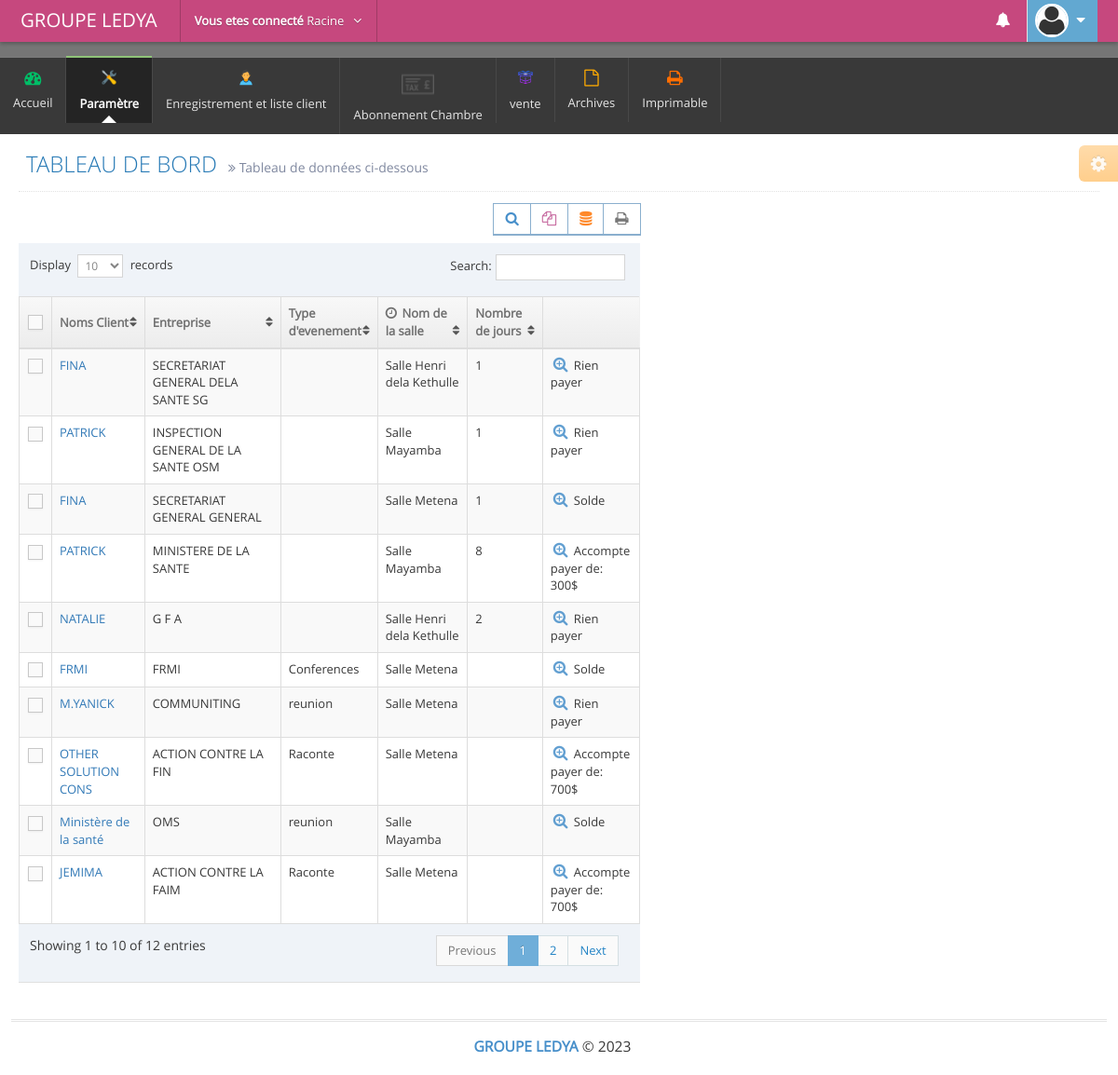
The page /admin/encaissement_salles.php (signed in) on the database its author committed.
### tables this page shows
CREATE TABLE `salle` (
  `id` int(11) NOT NULL,
  `client` text NOT NULL,
  `entreprise` text NOT NULL,
  `telephone` text NOT NULL,
  `num_carte` text NOT NULL,
  `type_carte` text NOT NULL,
  `date_event` text NOT NULL,
  `description_evenement` text NOT NULL,
  `type_evenement` text NOT NULL,
  `nominnation` text NOT NULL,
  `nbr_personne` text NOT NULL,
  `prix` text NOT NULL,
  `salle` text NOT NULL,
  `id_percepteur` int(11) NOT NULL,
  `percepteur` text NOT NULL,
  `code_facture` text NOT NULL,
  `date_fin` text NOT NULL,
  `jours` text NOT NULL,
  `tot_a_payer` text NOT NULL
);

### admin/encaissement_salles.php (the view, shortened to what this page needs)
            <?php include('includes/link.php'); ?>
            <?php include('includes/hea.php'); ?>
            <?php include'db/connectbdd.php';?>
            <div class="main-content">
            	<div class="main-content-inner">
            		<div class="page-content">
            			<div class="ace-settings-container" id="ace-settings-container">
            				<div class="btn btn-app btn-xs btn-warning ace-settings-btn" id="ace-settings-btn">
            					<i class="ace-icon fa fa-cog bigger-130"></i>
            				</div>
         </div>
         <div class="page-header">
            <h1>
                  TABLEAU DE BORD
                  <small>
                        <i class="ace-icon fa fa-angle-double-right"></i>
                        Tableau de données ci-dessous
                 </small>
          </h1>
   </div>
   <div class="row">
     <div class="col-xs-12">
           <div class="row">
                 <div class="col-lg-7">
                       <div class="row">
                             <div class="col-xs-12">
                                <div class="row">
                                    <div class="col-xs-12">
                                     <div class="clearfix">
                                      <div class="pull-right tableTools-container"></div></div>
                                      <div>
                                          <table id="dynamic-table" class="table table-striped table-bordered table-hover">
                                                 <thead>
                                                       <tr> <th class="center">
                                                              <label class="pos-rel">
                                                                     <span class="lbl"></span>
                                                              </label>
                                                       </th>
                                                       <th>Noms Client</th>
                                                       <th>Entreprise</th>
                                                       <th class="hidden-480">Type d'evenement</th>
                                                       <th>
                                                        <i class="ace-icon fa fa-clock-o bigger-110 hidden-480"></i>
                                                        Nom de la salle
                                                 </th>
                                                 <th class="hidden-480">Nombre de jours</th>
                                                 <th></th>
                                          </tr>
                                   </thead>
                                   <tbody>
                                     <?php
                                     $requete2 = mysqli_query($connection,"SELECT *FROM salle ORDER BY id DESC");
                                     while ($garde = mysqli_fetch_assoc($requete2)) {  ?>
                                           <tr>
                                               <td class="center">
                                                       <label class="pos-rel">
                                                             <span class="lbl"></span>
                                                      </label>
                                               </td>
                                               <td><a href="#"><?php echo $garde['client']; ?></a></td>
                                               <td><?php echo $garde['entreprise']; ?></td>
                                               <td class="hidden-480"><?php echo $d = $garde['type_evenement']; ?></td>
                                               <td><?php echo $garde['nominnation']; ?></td>
                                               <td class="hidden-480">
                                                <span class="">
                                                      <?php echo $garde['jours'];  ?>
                                                    </span></td>
                                             <td>
                                                    <div class="hidden-sm hidden-xs action-buttons">
                                                          <a class="blue" href="encaissement_salles.php?num=<?php echo $code=$garde['code_facture']; ?>">
                                                                <i class="ace-icon fa fa-search-plus bigger-130"></i></a>
                                                          <?php
 $requete2a = mysqli_query($connection,"SELECT * FROM caisses where code_facture='$code' group by code_facture");
                                            while ($bomba = mysqli_fetch_assoc($requete2a)){
                                                 $totpayer= $bomba['tot_a_payer'];
                                            }
 $requete2a = mysqli_query($connection,"SELECT SUM(montant) as tote FROM caisses where code_facture='$code'");
                                            while ($bomba = mysqli_fetch_assoc($requete2a)){
                                                $sommes= $bomba['tote'];
                                            }
                                            if ($sommes==0) {
                                                echo "Rien payer";
                                            }else if ($sommes==$totpayer) {
                                                echo "Solde";
                                            }else {
                                                  echo "Accompte payer de:".' '.$sommes.'$';
                                            }
                                                           ?>
                                                                    </div>
                                                                                 </td></tr>
                                                                          <?php }
                                                                          ?>
</tbody>
</table>
</div>
</div>
</div>
</div>
</div>
</div>
<div class="col-lg-5">
<br><br><br>
<br><br>
</div>
</div>
</div>
</div>
</div>
</div>
</div>
<?php include('includes/ft.php'); ?>
</body>
</html>

### rows shown on the page
salle: client "FINA", entreprise "SECRETARIAT GENERAL DELA SANTE SG", nominnation "Salle Henri dela Kethulle", jours "1", shows "Rien payer"
salle: client "PATRICK", entreprise "INSPECTION GENERAL DE LA SANTE OSM", nominnation "Salle Mayamba", jours "1", shows "Rien payer"
salle: client "FINA", entreprise "SECRETARIAT GENERAL GENERAL", nominnation "Salle Metena", jours "1", shows "Solde"
salle: client "PATRICK", entreprise "MINISTERE DE LA SANTE", nominnation "Salle Mayamba", jours "8", sommes "300"
salle: client "NATALIE", entreprise "G F A", nominnation "Salle Henri dela Kethulle", jours "2", shows "Rien payer"
salle: client "FRMI", entreprise "FRMI", type_evenement "Conferences", nominnation "Salle Metena", shows "Solde"
salle: client "M.YANICK", entreprise "COMMUNITING", type_evenement "reunion", nominnation "Salle Metena", shows "Rien payer"
salle: client "OTHER SOLUTION CONS", entreprise "ACTION CONTRE LA FIN", type_evenement "Raconte", nominnation "Salle Metena", sommes "700"
salle: client "Ministère de la santé", entreprise "OMS", type_evenement "reunion", nominnation "Salle Mayamba", shows "Solde"
salle: client "JEMIMA", entreprise "ACTION CONTRE LA FAIM", type_evenement "Raconte", nominnation "Salle Metena", sommes "700"

### other values the page prints
$username "Racine"
